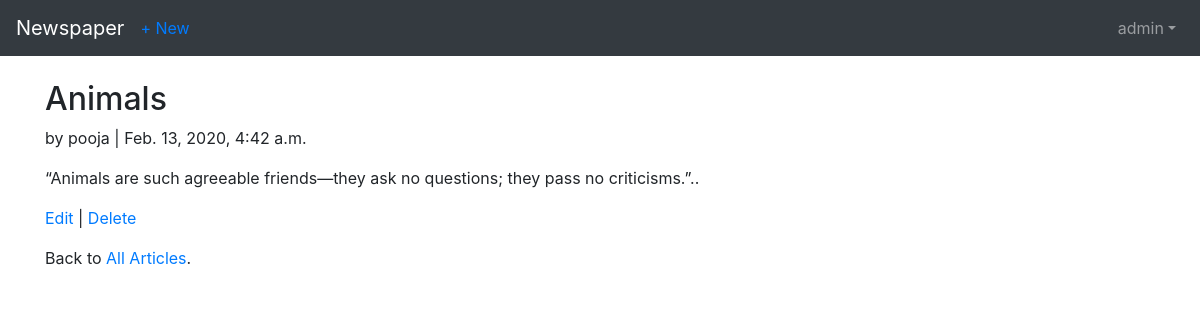
The page /article/1/ (signed in) on the database its author committed.
### users/models.py (models this page shows)
class CustomUser(AbstractUser):
    age = models.PositiveIntegerField(null=True, blank=True)

### article/models.py (models this page shows, shortened)
class Article(models.Model):
    title = models.CharField(max_length=255)
    body = models.TextField()
    date = models.DateTimeField(auto_now_add=True)
    author = models.ForeignKey(
        get_user_model(),
        on_delete=models.CASCADE,
    )

### article/views.py (the view)
# urls.py: path('<int:pk>/', ArticleDetailView.as_view(), name='article_detail'),
class ArticleDetailView(LoginRequiredMixin, DetailView):
    model = Article
    template_name = 'article_detail.html'
    login_url = 'login'

### templates/article_detail.html
{% extends 'base.html' %}
{% block content %}
<div class="article-entry">
    <h2>{{ object.title }}</h2>
    <p>by {{ object.author }} | {{ object.date }}</p>
    <p>{{ object.body }}</p>
</div>
<p><a href="{% url 'article:article_edit' article.pk %}">Edit</a> |
 <a href="{% url 'article:article_delete' article.pk %}">Delete</a></p>
<p>Back to <a href="{% url 'article:article_list' %}">All Articles</a>.</p>
{% endblock content %}

### templates/base.html (shortened to what this page needs)
<html lang="en">
  <head>
    <link
      rel="stylesheet"
      href="https://stackpath.bootstrapcdn.com/bootstrap/4.2.1/css/bootstrap.min.css"
    />
  </head>
  <body>
    <nav class="navbar navbar-expand-lg navbar-dark bg-dark mb-4">
      <a class="navbar-brand" href="{% url 'home' %}">Newspaper</a>
      {% if user.is_authenticated %}
      <ul class="navbar-nav mr-auto">
        <li class="nav-item">
          <a href="{% url 'article:article_new' %}">+ New</a>
        </li>
      </ul>
      {% endif %}
      <div class="collapse navbar-collapse" id="navbarNavDropdown">
          {% if user.is_authenticated %}
        <ul class="navbar-nav ml-auto">
          <li class="nav-item ">
            <a class="nav-link dropdown-toggle" href="#"
            id="userMenu" data-toggle="dropdown" aria-haspopup="true"
            aria-expanded="false">{{ user.username }}</a>
          </li>
        </ul>
      </div>
      {% endif %}
    </nav>
    <div class="container">
      {% block content %} {% endblock content %}
    </div>
  </body>
</html>

### rows shown on the page
CustomUser: username "admin"
Article: title "Animals", author "pooja", date "Feb. 13, 2020, 4:42 a.m.", body "“Animals are such agreeable friends—they ask no questions; they pass no criticisms.”.."
